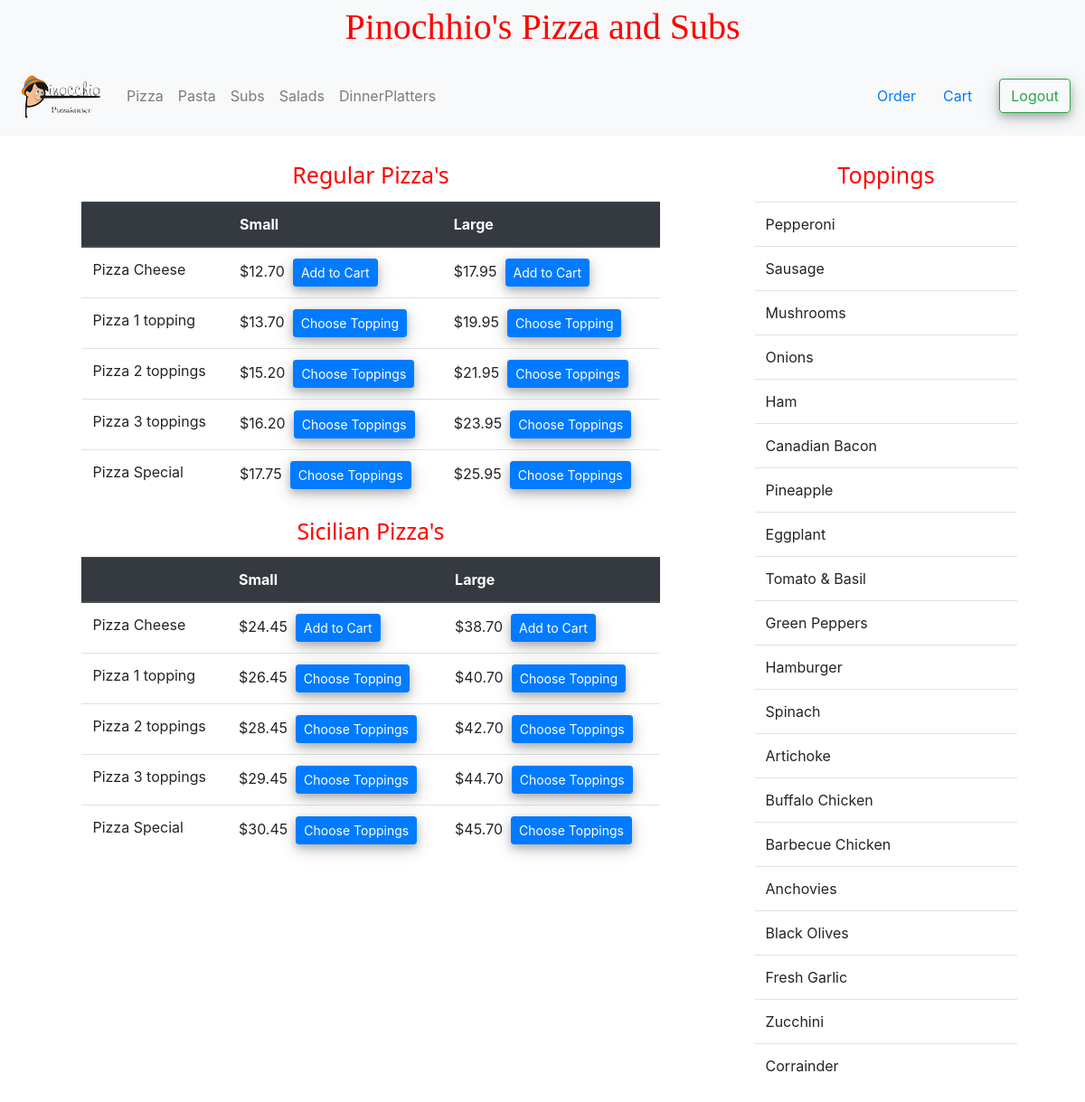
Screenshot of /pizza (signed in) with the database file from the repository.
### orders/models.py (models this page shows, shortened)
class RegularPizza(models.Model):
    pizza = models.ForeignKey(Pizza, on_delete=models.CASCADE, related_name="regular_pizza")
    price_small = models.DecimalField(max_digits=5, decimal_places=2)
    price_large = models.DecimalField(max_digits=5, decimal_places=2)

class Pizza(models.Model):
    pizza = models.CharField(max_length=25)
    def __str__(self):
        return f'{self.pizza}'

class SicilianPizza(models.Model):
    pizza = models.ForeignKey(Pizza, on_delete=models.CASCADE, related_name="sicilian_pizza")
    price_small = models.DecimalField(max_digits=5, decimal_places=2)
    price_large = models.DecimalField(max_digits=5, decimal_places=2)

class Toppings(models.Model):
    topping = models.CharField(max_length=30)

### orders/views.py (the view)
# urls.py: path("pizza", views.pizza, name="pizza"),
def pizza(request):
    if request.user.is_authenticated:
        regular_pizza = RegularPizza.objects.all()
        sicilian_pizza = SicilianPizza.objects.all()
        toppings = Toppings.objects.all()
        context = {
            'regular_pizza': regular_pizza,
            'sicilian_pizza': sicilian_pizza,
            'toppings': toppings
        }
        return render(request, 'orders/pizza.html', context)
    elif request.user.is_anonymous:
        return HttpResponseRedirect(reverse('login'))

### orders/templates/orders/pizza.html (shortened to what this page needs)
{% extends 'orders/baselayout.html' %}
{% block content %}
<div class="container mt-4">
  <div class="row">
    <div class="col-8">
      <p class="heading">Regular Pizza's</p>
      <div class="container">
        <div class="row justify-content-center">
          <div class="col-11">
            <table class="table">
              <thead class="thead-dark">
                <tr>
                  <th scope="col"></th>
                  <th scope="col">Small</th>
                  <th scope="col">Large</th>
                </tr>
              </thead>
              <tbody>
                {% for rpizza in regular_pizza %}
                <tr>
                  <td>{{rpizza.pizza}}</td>
                  <td>${{rpizza.price_small}}&nbsp&nbsp{%csrf_token%}<button data-number="{% if forloop.counter0 == 4 %}{{forloop.counter0|add:'1' }}{% else %}{{forloop.counter0}}{% endif %}" data-dish="{{rpizza.pizza}}" data-type="Regular Pizza"
                      data-size="Small" data-price="{{rpizza.price_small}}" type="submit" class="btn btn-primary btn-sm" {% if forloop.counter0 != 0 %} data-toggle="modal" data-target="#addToppings" {% endif %}>{% if forloop.counter0 == 0 %}Add to
                      Cart
                      {% elif forloop.counter0 == 1 %}Choose Topping {% else %}Choose Toppings{% endif %}
                    </button></td>
                  <td>${{rpizza.price_large}}&nbsp&nbsp{%csrf_token%}<button data-number="{% if forloop.counter0 == 4 %}{{forloop.counter0|add:'1' }}{% else %}{{forloop.counter0}}{% endif %}" data-dish="{{rpizza.pizza}}" data-type="Regular Pizza"
                      data-size="Large" data-price="{{rpizza.price_large}}" type="submit" class="btn btn-primary btn-sm" {% if forloop.counter0 != 0 %} data-toggle="modal" data-target="#addToppings" {% endif %}>{% if forloop.counter0 == 0 %}Add to
                      Cart
                      {% elif forloop.counter0 == 1 %}Choose Topping {% else %}Choose Toppings{% endif %}
                    </button></td>
                </tr>
                {% endfor %}
              </tbody>
            </table>
          </div>
        </div>
      </div>
      <p class="heading">Sicilian Pizza's</p>
      <div class="container">
        <div class="row justify-content-center">
          <div class="col-11">
            <table class="table">
              <thead class="thead-dark">
                <tr>
                  <th scope="col"></th>
                  <th scope="col">Small</th>
                  <th scope="col">Large</th>
                </tr>
              </thead>
              <tbody>
                {% for spizza in sicilian_pizza %}
                <tr>
                  <td>{{spizza.pizza}}</td>
                  <td>${{spizza.price_small}}&nbsp&nbsp{%csrf_token%}<button data-number="{% if forloop.counter0 == 4 %}{{forloop.counter0|add:'1' }}{% else %}{{forloop.counter0}}{% endif %}" data-dish="{{spizza.pizza}}" data-type="Sicilian Pizza"
                      data-size="Small" data-price="{{spizza.price_small}}" type="submit" class="btn btn-primary btn-sm" {% if forloop.counter0 != 0 %} data-toggle="modal" data-target="#addToppings" {% endif %}>{% if forloop.counter0 == 0 %}Add to
                      Cart
                      {% elif forloop.counter0 == 1 %}Choose Topping {% else %}Choose Toppings{% endif %}
                    </button></td>
                  <td>${{spizza.price_large}}&nbsp&nbsp{%csrf_token%}<button data-number="{% if forloop.counter0 == 4 %}{{forloop.counter0|add:'1' }}{% else %}{{forloop.counter0}}{% endif %}" data-dish="{{spizza.pizza}}" data-type="Sicilian Pizza"
                      data-size="Large" data-price="{{spizza.price_large}}" type="submit" class="btn btn-primary btn-sm" {% if forloop.counter0 != 0 %} data-toggle="modal" data-target="#addToppings" {% endif %}>{% if forloop.counter0 == 0 %}Add to
                      Cart
                      {% elif forloop.counter0 == 1 %}Choose Topping {% else %}Choose Toppings{% endif %}
                    </button></td>
                </tr>
                {% endfor %}
              </tbody>
            </table>
          </div>
        </div>
      </div>
    </div>
    <div class="col-4">
      <p class="heading">Toppings</p>
      <div class="container">
        <div class="row justify-content-center">
          <div class="col-11">
            <table class="table">
              {% for item in toppings %}
              <tr>
                <td>
                  {{item.topping}}
                </td>
              </tr>
              {% endfor %}
            </table>
          </div>
        </div>
      </div>
    </div>
  </div>
</div>
{% endblock %}

### orders/templates/orders/baselayout.html (shortened to what this page needs)
{% load static %}
<!doctype html>
<html lang="en" class="full-height">
<head>
  <link type="text/css" rel="stylesheet" href="{% static 'css/custom.css' %}" />
  <link rel="stylesheet" href="https://stackpath.bootstrapcdn.com/bootstrap/4.4.1/css/bootstrap.min.css">
</head>
<body id="menu-layout">
  <div id="nav-merge" class="container-fluid">
    <div class="row">
      <div class="col-12">
          <span id="nav-merge-pinocchio">Pinochhio's Pizza and Subs</span>
      </div>
    </div>
  </div>
  <nav class="navbar navbar-expand-lg navbar-light bg-light">
    <a class="navbar-brand"><span id="pinocchio"><img src="{% static 'image/pinocchio-icon.png' %}" alt="Pinocchio" /></span></a>
    <div class="collapse navbar-collapse" id="navbarSupportedContent">
      <ul class="navbar-nav mr-auto">
        <li class="nav-item">
          <a class="nav-link" href="{% url 'pizza' %}">Pizza</a>
        </li>
        <li class="nav-item">
          <a class="nav-link" href="{% url 'pasta' %}">Pasta</a>
        </li>
        <li class="nav-item">
          <a class="nav-link" href="{% url 'subs' %}">Subs</a>
        </li>
        <li class="nav-item ">
          <a class="nav-link" href="{% url 'salads' %}">Salads</a>
        </li>
        <li class="nav-item">
          <a class="nav-link" href="{% url 'dinner_platters' %}">DinnerPlatters</a>
        </li>
      </ul>
    {% if user.is_superuser %}  <span style="margin-right:30px" class="nav-button"><a href="{% url 'confirm_order' %}">Order</a></span>{%endif%}
      <span style="margin-right:30px" class="nav-button"><a href="{% url 'cart' %}">Cart</a></span>
      <button class="btn btn-outline-success my-2 my-sm-0" onclick="logout()">Logout</button>
    </div>
  </nav>
  {% block content %}
  {% endblock %}
</body>
</html>

### static/css/custom.css (style rules this page uses)
.btn { box-shadow: 0 4px 8px 0 rgba(0, 0, 0, 0.2), 0 6px 20px 0 rgba(0, 0, 0, 0.19); }
.heading { margin-bottom: 10px; text-align:center; color:red; font-size:25px; font-weight:500; font-family:Segoe UI; }
#nav-merge { background-color:#f8f9fa; text-align:center; }
#nav-merge-pinocchio { font-family:'Lucida Handwriting'; color:red; font-size:40px; font-weight:400; }
#menu-layout { background-repeat: no-repeat; background-size: cover; position: absolute; width:100%; height:100vh; }
#pinocchio { font-style:italic; font-family:cursive; color:red; }

### rows the page displays
RegularPizza: pizza "Pizza Cheese", price_small "12.70", shows "Add to Cart", price_large "17.95"
RegularPizza: pizza "Pizza 1 topping", price_small "13.70", shows "Choose Topping", price_large "19.95"
RegularPizza: pizza "Pizza 2 toppings", price_small "15.20", shows "Choose Toppings", price_large "21.95"
RegularPizza: pizza "Pizza 3 toppings", price_small "16.20", shows "Choose Toppings", price_large "23.95"
RegularPizza: pizza "Pizza Special", price_small "17.75", shows "Choose Toppings", price_large "25.95"
SicilianPizza: pizza "Pizza Cheese", price_small "24.45", shows "Add to Cart", price_large "38.70"
SicilianPizza: pizza "Pizza 1 topping", price_small "26.45", shows "Choose Topping", price_large "40.70"
SicilianPizza: pizza "Pizza 2 toppings", price_small "28.45", shows "Choose Toppings", price_large "42.70"
SicilianPizza: pizza "Pizza 3 toppings", price_small "29.45", shows "Choose Toppings", price_large "44.70"
SicilianPizza: pizza "Pizza Special", price_small "30.45", shows "Choose Toppings", price_large "45.70"
Toppings: topping "Pepperoni"
Toppings: topping "Sausage"
Toppings: topping "Mushrooms"
Toppings: topping "Onions"
Toppings: topping "Ham"
Toppings: topping "Canadian Bacon"
Toppings: topping "Pineapple"
Toppings: topping "Eggplant"
Toppings: topping "Tomato & Basil"
Toppings: topping "Green Peppers"
Toppings: topping "Hamburger"
Toppings: topping "Spinach"
Toppings: topping "Artichoke"
Toppings: topping "Buffalo Chicken"
Toppings: topping "Barbecue Chicken"
Toppings: topping "Anchovies"
Toppings: topping "Black Olives"
Toppings: topping "Fresh Garlic"
Toppings: topping "Zucchini"
Toppings: topping "Corrainder"
